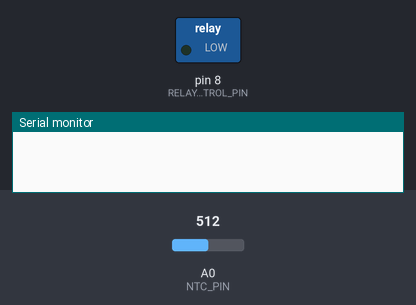
A sketch run on a simulated Arduino Uno, built with avr-gcc and run on an emulated ATmega328P. Shown: switched loads named in the sketch (green lamp = pin HIGH), the last lines printed to the serial monitor. The test bench sets the inputs (shaded band); at power-on: A0 (NTC_PIN) = 512.

Above: at 0.1 s.
At 1.1 s:
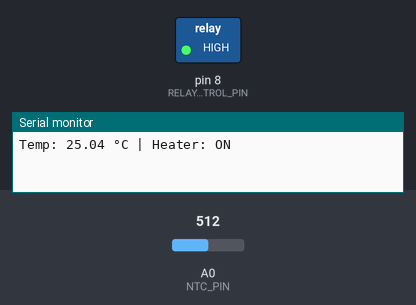
Timing chart, 0 to 2.6 s (numbered marks = the images above):
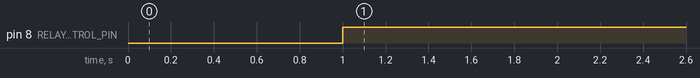

The sketch:

Temperature_Control_System.ino
```cpp
#include <Arduino.h>
#include <math.h>

// ---------------------------------------------------------------------------
// Pin Definitions
// ---------------------------------------------------------------------------

#define NTC_PIN          A0     // Analog pin for thermistor reading
#define RELAY_CONTROL_PIN 8     // Digital pin controlling the transistor/relay

// ---------------------------------------------------------------------------
// NTC Thermistor / Voltage Divider Parameters
// ---------------------------------------------------------------------------

#define ADC_MAX_VALUE    1023.0  // 10-bit ADC on Arduino Uno yields 0–1023
#define VREF             5.0     // Voltage reference (5V for Arduino Uno)
#define R_FIXED          10000.0 // e.g., 10kΩ fixed resistor in voltage divider
#define R0               10000.0 // 10kΩ NTC nominal resistance at 25°C
#define BETA             3892.0  // Beta constant for the thermistor
#define T0_K             298.15  // 25°C in Kelvin (25 + 273.15)

// ---------------------------------------------------------------------------
// Control Algorithm Parameters
// ---------------------------------------------------------------------------

// "Boil detection" thresholds
#define BOIL_SLOPE_THRESHOLD  0.05  // Example slope threshold in °C/sec
#define NEAR_BOIL_TEMP        90.0  // Approx. near-boil threshold for plate reading

// Simmer maintenance
#define SIMMER_TARGET         95.0  // Target temperature for simmer
#define HYSTERESIS            2.0   // Hysteresis window in °C

// Control loop timing
#define CONTROL_LOOP_INTERVAL 1000  // in milliseconds

// ---------------------------------------------------------------------------
// Global Variables
// ---------------------------------------------------------------------------

unsigned long previousMillis = 0;  // For timing
float previousTemp = 25.0;         // Assume room temperature at startup
bool hasBoiled = false;            // Flag to indicate if boiling is detected

bool heaterOn = false;             // Track heater state

// Reads the NTC thermistor from A0, calculates temperature in °C
// ---------------------------------------------------------------------------
float readTemperatureNTC()
{
  // 1) Read the raw ADC
  int adcValue = analogRead(NTC_PIN);

  // 2) Convert the ADC reading to a voltage
  float vMeas = (adcValue / ADC_MAX_VALUE) * VREF;

  float rNtc = (R_FIXED * (VREF - vMeas)) / vMeas;
  float tempK = 1.0 / ( (1.0 / T0_K) + (1.0 / BETA) * log(rNtc / R0) );
  float tempC = tempK - 273.15;

  return tempC;
}


// Turns the relay (heater) ON or OFF
// ---------------------------------------------------------------------------
void setHeaterPower(bool on)
{
  heaterOn = on;
  digitalWrite(RELAY_CONTROL_PIN, (on ? HIGH : LOW));
}


// Determines if the plate is at or near boiling by checking temp slope
// ---------------------------------------------------------------------------
bool detectBoil(float currentTemp, float previousTemp, float deltaTime)
{
  float slope = (currentTemp - previousTemp) / deltaTime; // °C/s

  // If slope is below threshold and currentTemp is above NEAR_BOIL_TEMP
  if (slope < BOIL_SLOPE_THRESHOLD && currentTemp >= NEAR_BOIL_TEMP)
  {
    return true;
  }
  return false;
}


// Simple bang-bang control around SIMMER_TARGET
// ---------------------------------------------------------------------------
void maintainSimmer(float currentTemp)
{
  // Turn ON if below target - hysteresis
  if (currentTemp < (SIMMER_TARGET - HYSTERESIS))
  {
    setHeaterPower(true);
  }
  // Turn OFF if above target + hysteresis
  else if (currentTemp > (SIMMER_TARGET + HYSTERESIS))
  {
    setHeaterPower(false);
  }
  // Else, do nothing (remain in previous state)
}

// Main routine to manage boil detection and simmer control
// ---------------------------------------------------------------------------
void controlLoop()
{
  // Track elapsed time
  unsigned long currentMillis = millis();
  float deltaTimeSec = (currentMillis - previousMillis) / 1000.0;

  if (deltaTimeSec < (CONTROL_LOOP_INTERVAL / 1000.0))
  {
    return; // Not enough time has passed
  }
  previousMillis = currentMillis;

  // 1) Read current temperature from NTC
  float currentTemp = readTemperatureNTC();

  // 2) If we haven't detected boiling yet, keep heater on
  if (!hasBoiled)
  {
    setHeaterPower(true);

    // Check if we've reached boil
    if (detectBoil(currentTemp, previousTemp, deltaTimeSec))
    {
      hasBoiled = true;
    }
  }
  else
  {
    // 3) If boiling is detected, maintain simmer
    maintainSimmer(currentTemp);
  }

  // 4) Debug print
  Serial.print("Temp: ");
  Serial.print(currentTemp);
  Serial.print(" °C | Heater: ");
  Serial.println(heaterOn ? "ON" : "OFF");

  // 5) Update previousTemp
  previousTemp = currentTemp;
}

// Arduino setup routine
// ---------------------------------------------------------------------------
void setup()
{
  // Serial monitor for debugging
  Serial.begin(9600);

  // Set up the relay control pin
  pinMode(RELAY_CONTROL_PIN, OUTPUT);
  setHeaterPower(false); // Start with the heater off

  // If needed, configure the analog pin. On Arduino Uno, A0 is already analog capable
  // pinMode(NTC_PIN, INPUT); // Not strictly required for Uno analog pins
}

void loop()
{
  controlLoop();
  delay(50); // Brief delay to avoid spamming the loop
}
```

Measured:
- by itself, pin 8 (RELAY_CONTROL_PIN): LOW → HIGH at 1.0 s
